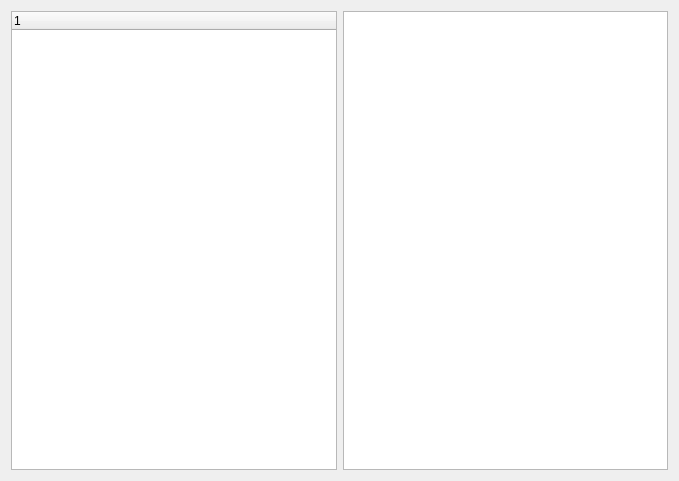
<?xml version="1.0" encoding="UTF-8"?>
<ui version="4.0">
 <class>manual_window</class>
 <widget class="QWidget" name="manual_window">
  <property name="geometry">
   <rect>
    <x>0</x>
    <y>0</y>
    <width>679</width>
    <height>481</height>
   </rect>
  </property>
  <property name="windowTitle">
   <string>Form</string>
  </property>
  <layout class="QHBoxLayout" name="horizontalLayout">
   <item>
    <widget class="QTreeWidget" name="treeWidget">
     <column>
      <property name="text">
       <string notr="true">1</string>
      </property>
     </column>
    </widget>
   </item>
   <item>
    <widget class="QTextBrowser" name="textBrowser"/>
   </item>
  </layout>
 </widget>
 <resources/>
 <connections/>
</ui>
